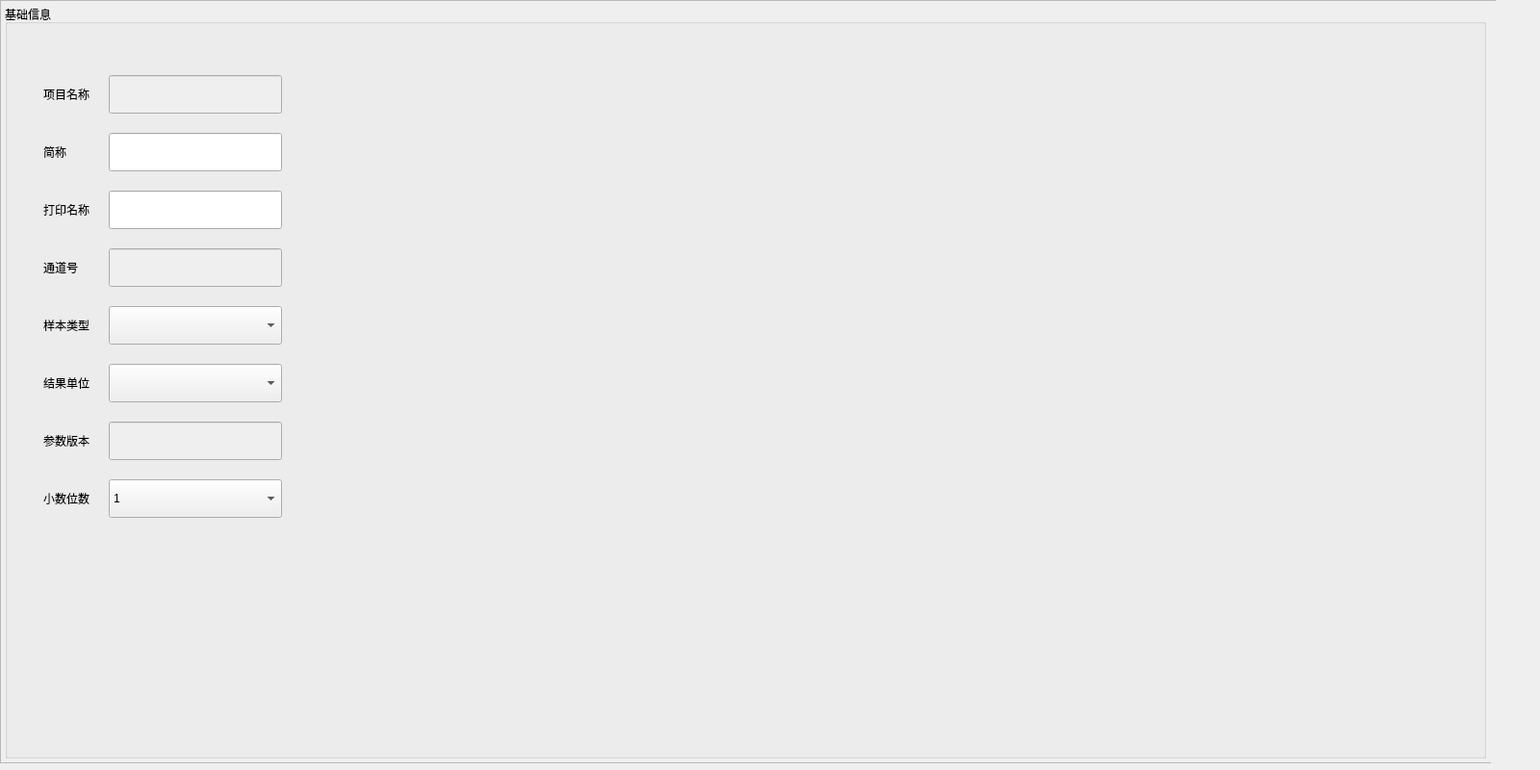
<?xml version="1.0" encoding="UTF-8"?>
<ui version="4.0">
 <class>AnalysisParamIsewidget</class>
 <widget class="QWidget" name="AnalysisParamIsewidget">
  <property name="geometry">
   <rect>
    <x>0</x>
    <y>0</y>
    <width>1600</width>
    <height>800</height>
   </rect>
  </property>
  <property name="windowTitle">
   <string notr="true">Form</string>
  </property>
  <widget class="QGroupBox" name="groupBox">
   <property name="geometry">
    <rect>
     <x>5</x>
     <y>5</y>
     <width>1539</width>
     <height>783</height>
    </rect>
   </property>
   <property name="title">
    <string>基础信息</string>
   </property>
   <property name="borders" stdset="0">
    <string notr="true">group_tit</string>
   </property>
   <widget class="QWidget" name="layoutWidget">
    <property name="geometry">
     <rect>
      <x>40</x>
      <y>73</y>
      <width>931</width>
      <height>581</height>
     </rect>
    </property>
    <layout class="QGridLayout" name="gridLayout">
     <property name="spacing">
      <number>20</number>
     </property>
     <item row="0" column="2">
      <spacer name="horizontalSpacer">
       <property name="orientation">
        <enum>Qt::Horizontal</enum>
       </property>
       <property name="sizeHint" stdset="0">
        <size>
         <width>40</width>
         <height>20</height>
        </size>
       </property>
      </spacer>
     </item>
     <item row="6" column="1">
      <widget class="QLineEdit" name="AssayParamVerEdit">
       <property name="enabled">
        <bool>false</bool>
       </property>
       <property name="minimumSize">
        <size>
         <width>180</width>
         <height>40</height>
        </size>
       </property>
       <property name="maximumSize">
        <size>
         <width>180</width>
         <height>40</height>
        </size>
       </property>
       <property name="readOnly">
        <bool>true</bool>
       </property>
      </widget>
     </item>
     <item row="7" column="0">
      <widget class="QLabel" name="label_5">
       <property name="text">
        <string>小数位数</string>
       </property>
      </widget>
     </item>
     <item row="6" column="0">
      <widget class="QLabel" name="label_7">
       <property name="text">
        <string>参数版本</string>
       </property>
      </widget>
     </item>
     <item row="7" column="1">
      <widget class="QComboBox" name="DecimalCombo">
       <property name="minimumSize">
        <size>
         <width>180</width>
         <height>40</height>
        </size>
       </property>
       <property name="maximumSize">
        <size>
         <width>180</width>
         <height>40</height>
        </size>
       </property>
       <property name="currentText">
        <string notr="true">1</string>
       </property>
       <item>
        <property name="text">
         <string>1</string>
        </property>
       </item>
       <item>
        <property name="text">
         <string>2</string>
        </property>
       </item>
       <item>
        <property name="text">
         <string>3</string>
        </property>
       </item>
      </widget>
     </item>
     <item row="5" column="0">
      <widget class="QLabel" name="label_6">
       <property name="text">
        <string>结果单位</string>
       </property>
      </widget>
     </item>
     <item row="5" column="1">
      <widget class="QComboBox" name="ResUnitCombo">
       <property name="minimumSize">
        <size>
         <width>180</width>
         <height>40</height>
        </size>
       </property>
       <property name="maximumSize">
        <size>
         <width>180</width>
         <height>40</height>
        </size>
       </property>
      </widget>
     </item>
     <item row="0" column="0">
      <widget class="QLabel" name="label">
       <property name="text">
        <string>项目名称</string>
       </property>
      </widget>
     </item>
     <item row="0" column="1">
      <widget class="QLineEdit" name="fullNameEdit">
       <property name="enabled">
        <bool>false</bool>
       </property>
       <property name="minimumSize">
        <size>
         <width>180</width>
         <height>40</height>
        </size>
       </property>
       <property name="maximumSize">
        <size>
         <width>180</width>
         <height>40</height>
        </size>
       </property>
       <property name="maxLength">
        <number>21</number>
       </property>
       <property name="readOnly">
        <bool>true</bool>
       </property>
      </widget>
     </item>
     <item row="1" column="0">
      <widget class="QLabel" name="label_2">
       <property name="text">
        <string>简称</string>
       </property>
      </widget>
     </item>
     <item row="2" column="0">
      <widget class="QLabel" name="label_3">
       <property name="text">
        <string>打印名称</string>
       </property>
      </widget>
     </item>
     <item row="3" column="0">
      <widget class="QLabel" name="label_4">
       <property name="text">
        <string>通道号</string>
       </property>
      </widget>
     </item>
     <item row="2" column="1">
      <widget class="QLineEdit" name="PrintNameEdit">
       <property name="minimumSize">
        <size>
         <width>180</width>
         <height>40</height>
        </size>
       </property>
       <property name="maximumSize">
        <size>
         <width>180</width>
         <height>40</height>
        </size>
       </property>
       <property name="maxLength">
        <number>21</number>
       </property>
      </widget>
     </item>
     <item row="1" column="1">
      <widget class="QLineEdit" name="AssayNameEdit">
       <property name="minimumSize">
        <size>
         <width>180</width>
         <height>40</height>
        </size>
       </property>
       <property name="maximumSize">
        <size>
         <width>180</width>
         <height>40</height>
        </size>
       </property>
       <property name="maxLength">
        <number>21</number>
       </property>
      </widget>
     </item>
     <item row="3" column="1">
      <widget class="QLineEdit" name="AssayCodeEdit">
       <property name="enabled">
        <bool>false</bool>
       </property>
       <property name="minimumSize">
        <size>
         <width>180</width>
         <height>40</height>
        </size>
       </property>
       <property name="maximumSize">
        <size>
         <width>180</width>
         <height>40</height>
        </size>
       </property>
       <property name="readOnly">
        <bool>true</bool>
       </property>
      </widget>
     </item>
     <item row="4" column="0">
      <widget class="QLabel" name="label_8">
       <property name="text">
        <string>样本类型</string>
       </property>
      </widget>
     </item>
     <item row="4" column="1">
      <widget class="QComboBox" name="SampleTypeCombo">
       <property name="minimumSize">
        <size>
         <width>180</width>
         <height>40</height>
        </size>
       </property>
       <property name="maximumSize">
        <size>
         <width>180</width>
         <height>40</height>
        </size>
       </property>
      </widget>
     </item>
     <item row="8" column="1">
      <spacer name="verticalSpacer">
       <property name="orientation">
        <enum>Qt::Vertical</enum>
       </property>
       <property name="sizeHint" stdset="0">
        <size>
         <width>20</width>
         <height>40</height>
        </size>
       </property>
      </spacer>
     </item>
    </layout>
   </widget>
  </widget>
  <widget class="QFrame" name="line_h">
   <property name="geometry">
    <rect>
     <x>0</x>
     <y>0</y>
     <width>1554</width>
     <height>1</height>
    </rect>
   </property>
   <property name="frameShape">
    <enum>QFrame::StyledPanel</enum>
   </property>
   <property name="frameShadow">
    <enum>QFrame::Raised</enum>
   </property>
   <property name="lines" stdset="0">
    <string notr="true">solid</string>
   </property>
  </widget>
  <widget class="QFrame" name="line_h_2">
   <property name="geometry">
    <rect>
     <x>0</x>
     <y>792</y>
     <width>1549</width>
     <height>1</height>
    </rect>
   </property>
   <property name="frameShape">
    <enum>QFrame::StyledPanel</enum>
   </property>
   <property name="frameShadow">
    <enum>QFrame::Raised</enum>
   </property>
   <property name="lines" stdset="0">
    <string notr="true">solid</string>
   </property>
  </widget>
  <widget class="QFrame" name="line_v">
   <property name="geometry">
    <rect>
     <x>0</x>
     <y>0</y>
     <width>1</width>
     <height>792</height>
    </rect>
   </property>
   <property name="frameShape">
    <enum>QFrame::StyledPanel</enum>
   </property>
   <property name="frameShadow">
    <enum>QFrame::Raised</enum>
   </property>
   <property name="lines" stdset="0">
    <string notr="true">solid</string>
   </property>
  </widget>
 </widget>
 <resources/>
 <connections/>
</ui>
